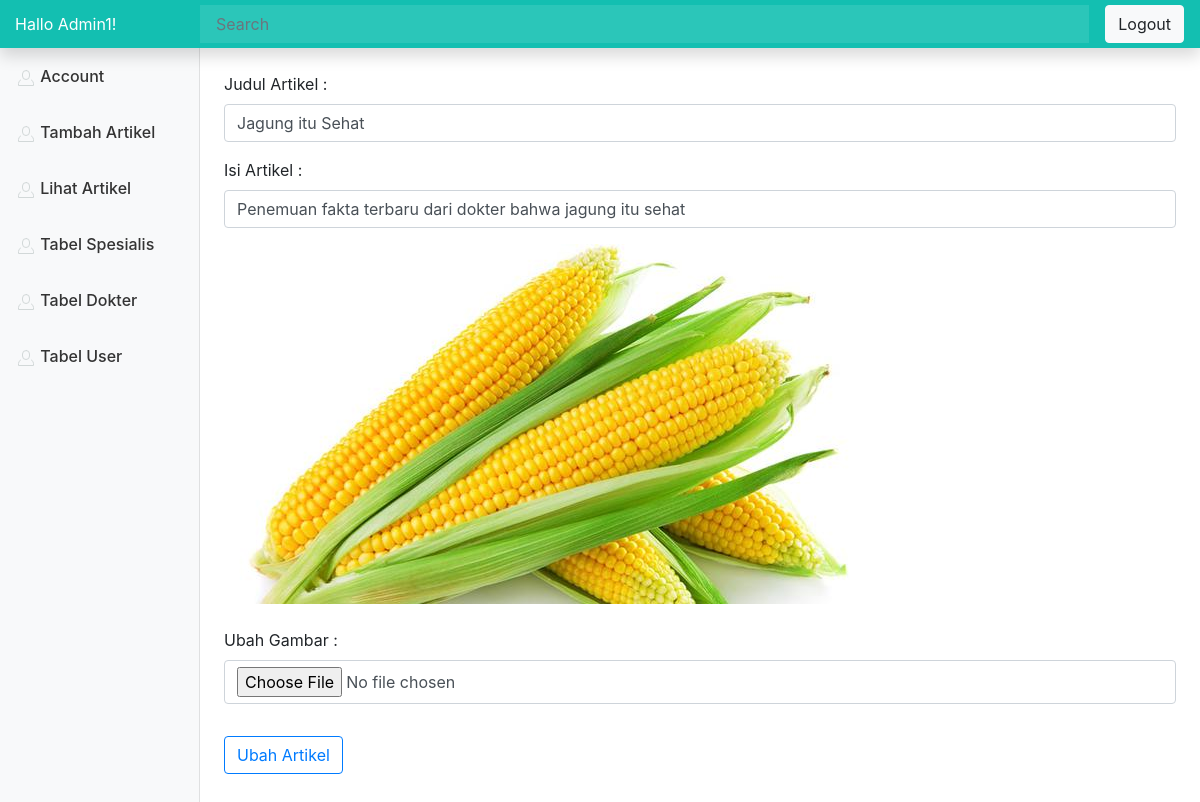
Screenshot of /index.php?p=edit_artikel&id=1 (signed in) with the database file from the repository.
### tables this page shows
CREATE TABLE `tartikel` (
  `id` int(5) NOT NULL,
  `judul` varchar(20) NOT NULL,
  `artikel` text NOT NULL,
  `foto` varchar(100) NOT NULL,
  `date` timestamp NOT NULL DEFAULT CURRENT_TIMESTAMP ON UPDATE CURRENT_TIMESTAMP
);

### index.php (called while the page is built, shortened)
<?php
if(!isset($_GET['p'])){
  $page = "select_main";
}else{
  $page = $_GET['p'];
}
include 'pages/'.$page .'.php';
?>

### database/Artikel.php (called while the page is built, shortened)
 <?php
 	class Artikel{
 		private $pdo;
 		function __construct(){
 			try{
 				$this->pdo = new PDO('mysql:host=localhost;dbname=db_konsuldoc','root','');
 			}catch(PDOException $e){
 				echo $e;
 			}
 		}
	public function tampilArtikelById($id){
		$sql="SELECT * FROM tartikel WHERE id=?";
		$stmt = $this->pdo->prepare($sql);
		$stmt->execute([$id]);
		$data = $stmt->fetch();
		return $data;
	}
}
?>

### pages/edit_artikel.php (the view, shortened to what this page needs)
<?php
  include 'database/Artikel.php';
  $id = $_GET['id'];
  $user = new Artikel;
  $data = $user->tampilArtikelById($id);
 ?>
<br />
<form action="process/artikel/editArtikel_proses.php" method="post" enctype="multipart/form-data">
  <div class="form-group">
    <label for="judulartikel">Judul Artikel :</label>
    <input type="text" name="judul" value="<?= $data['judul']  ?>" placeholder="Judul Artikel" class="form-control" id="judulartikel">
  </div>
  <div class="form-group">
    <label for="isiartikel">Isi Artikel :</label>
    <input type="text" class="form-control" name="artikel" value="<?= $data['artikel']  ?>" id="isiartikel" rows="3">
  </div>
  <img src="<?= $data['foto']; ?>"><br /><br />
  <div class="form-group">
    <label for="pict">Ubah Gambar :</label>
    <input type="file" name="foto" class="form-control h-100" id="pict">
  </div>
  <button class="btn btn-outline-primary mb-2 mt-3" data-toggle="modal" data-target="#tambah_dokter" data-whatever="@getbootstrap">Ubah Artikel</button>
</form>

### rows the page displays
tartikel: judul "Jagung itu Sehat", artikel "Penemuan fakta terbaru dari dokter bahwa jagung itu sehat", foto (picture)

### other values shown
$_SESSION['nama'] "Admin1"
